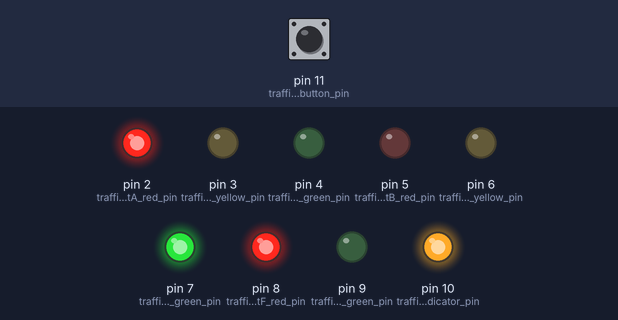
The sketch below on a simulated Arduino Uno, built with avr-gcc and run on an emulated ATmega328P. On the bench: output pins drawn as LEDs (lit = HIGH). The test bench sets the inputs (shaded band); at power-on: pin 11 (traffic_lightF_button_pin) HIGH.

Above: at 1.2 s.
1.3 s: pin 11 (traffic_lightF_button_pin) pulled LOW for 0.15 s
At 2.6 s:
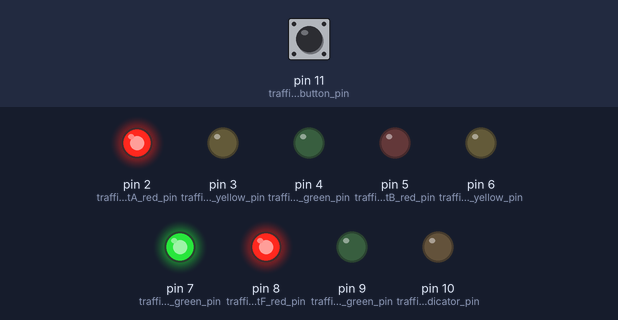
At 8.9 s:
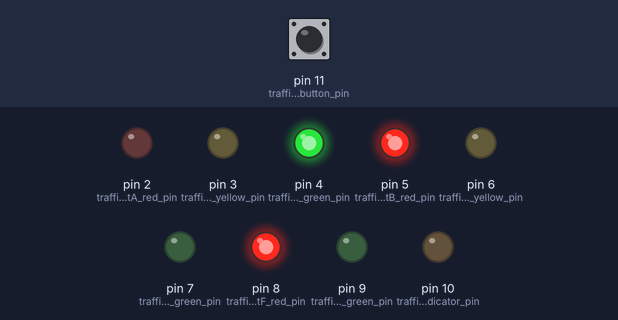
12.5 s: pin 11 (traffic_lightF_button_pin) pulled LOW for 3.2 s
At 29.7 s:
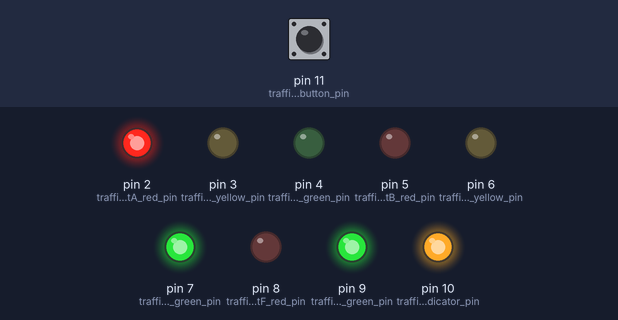
Timing chart, 0 to 35.5 s (numbered marks = the images above; inputs shaded):
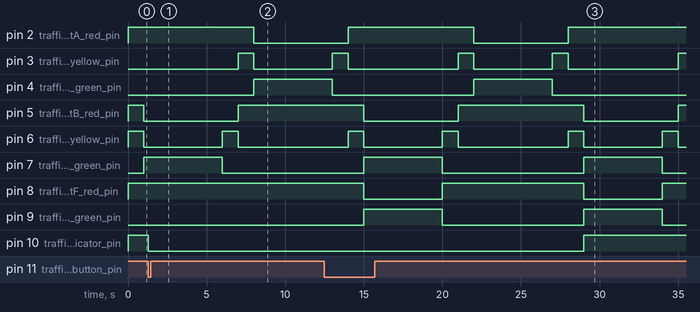

Measured:
- after the input at 1.3 s, pin 10 (traffic_lightF_indicator_pin): HIGH → LOW at once
- after the input at 12.5 s, pin 10 (traffic_lightF_indicator_pin): LOW → HIGH after 16.5 s instead of 2.5 s
- by itself, pin 5 (traffic_lightB_red_pin): alternates HIGH for 8.0 s and LOW for 6.0 s
- by itself, pin 7 (traffic_lightB_green_pin), pin 9 (traffic_lightF_green_pin): alternates HIGH for 5.0 s and LOW for 9.0 s
- by itself, pin 8 (traffic_lightF_red_pin): alternates HIGH for 9.0 s and LOW for 5.0 s

The sketch:

3_07_lyssignal_fodgaenger_tryk_2.ino
```cpp
/**********************************************************************
 * Lyssignal to retninger + fodgængersignal med advanceret aktivering
 * https://github.com/spiff42/arduino-workshop
 * Coding Pirates Workshop, Lyngby - Microsoft, Oktober/November 2022
 * Mikkel Holm Olsen
 **********************************************************************/
const byte traffic_lightA_red_pin = 2;
const byte traffic_lightA_yellow_pin = 3;
const byte traffic_lightA_green_pin = 4;
const byte traffic_lightB_red_pin = 5;
const byte traffic_lightB_yellow_pin = 6;
const byte traffic_lightB_green_pin = 7;
const byte traffic_lightF_red_pin = 8;
const byte traffic_lightF_green_pin = 9;
const byte traffic_lightF_indicator_pin = 10;
const byte traffic_lightF_button_pin = 11;

bool lightF_activated = false;

void setup() {
  pinMode(traffic_lightA_red_pin, OUTPUT);
  pinMode(traffic_lightA_yellow_pin, OUTPUT);
  pinMode(traffic_lightA_green_pin, OUTPUT);
  pinMode(traffic_lightB_red_pin, OUTPUT);
  pinMode(traffic_lightB_yellow_pin, OUTPUT);
  pinMode(traffic_lightB_green_pin, OUTPUT);
  pinMode(traffic_lightF_red_pin, OUTPUT);
  digitalWrite(traffic_lightF_red_pin, HIGH); // Tænd rødt
  pinMode(traffic_lightF_green_pin, OUTPUT);
  pinMode(traffic_lightF_indicator_pin, OUTPUT);
  digitalWrite(traffic_lightF_indicator_pin, HIGH); // Sluk indikator
  pinMode(traffic_lightF_button_pin, INPUT_PULLUP);
}

void delay_poll_button(unsigned long duration_msec) {
  unsigned long expire = millis() + duration_msec;
  while (millis() < expire) {
    if (digitalRead(traffic_lightF_button_pin) == LOW) {
      lightF_activated = true;
      digitalWrite(traffic_lightF_indicator_pin, LOW); // Tænd indikator
    }
  }
}

void loop() {
  // 1. tilstand: rødt lys
  digitalWrite(traffic_lightA_red_pin, HIGH); // Tænd rødt

  // B2. rød + gul
  digitalWrite(traffic_lightB_red_pin, HIGH); // Tænd rødt
  digitalWrite(traffic_lightB_yellow_pin, HIGH); // Tænd gult
  delay_poll_button(1000);

  if (lightF_activated) {
    lightF_activated = false;
    digitalWrite(traffic_lightF_indicator_pin, HIGH); // Sluk indikator
    // Fodgænger grønt
    digitalWrite(traffic_lightF_red_pin, LOW); // Sluk rødt
    digitalWrite(traffic_lightF_green_pin, HIGH); // Tænd grønt
  }

  // B3. grøn
  digitalWrite(traffic_lightB_red_pin, LOW); // Sluk rødt
  digitalWrite(traffic_lightB_yellow_pin, LOW); // Sluk gult
  digitalWrite(traffic_lightB_green_pin, HIGH); // Tænd grønt
  delay_poll_button(5000);

  // Fodgænger rødt
  digitalWrite(traffic_lightF_green_pin, LOW); // Sluk grønt
  digitalWrite(traffic_lightF_red_pin, HIGH); // Tænd rødt

  // B4. gul
  digitalWrite(traffic_lightB_green_pin, LOW); // Sluk grønt
  digitalWrite(traffic_lightB_yellow_pin, HIGH); // Tænd gult
  delay_poll_button(1000);

  // B1. rød
  digitalWrite(traffic_lightB_yellow_pin, LOW); // Sluk gult
  digitalWrite(traffic_lightB_red_pin, HIGH); // Tænd rødt

  // 2. tilstand: rødt + gult lys
  digitalWrite(traffic_lightA_yellow_pin, HIGH); // Tænd gult
  delay_poll_button(1000);

  // 3. tilstand: grønt lys
  digitalWrite(traffic_lightA_red_pin, LOW); // Sluk rødt
  digitalWrite(traffic_lightA_yellow_pin, LOW); // Sluk gult
  digitalWrite(traffic_lightA_green_pin, HIGH); // Tænd grønt
  delay_poll_button(5000);

  // 4. tilstand: gult lys
  digitalWrite(traffic_lightA_green_pin, LOW); // Sluk grønt
  digitalWrite(traffic_lightA_yellow_pin, HIGH); // Tænd gult
  delay_poll_button(1000);
  digitalWrite(traffic_lightA_yellow_pin, LOW); // Sluk gult
}
```
